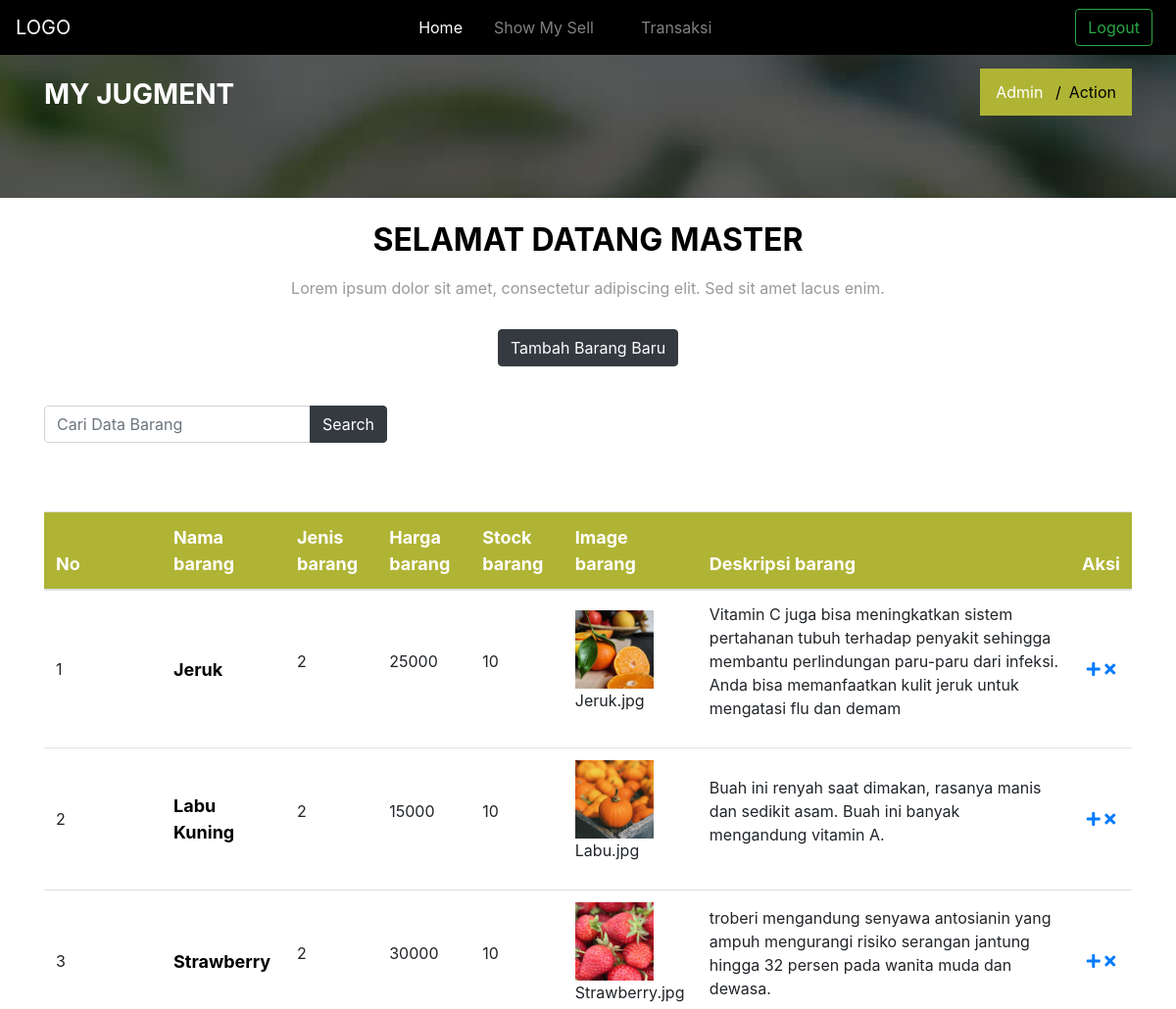
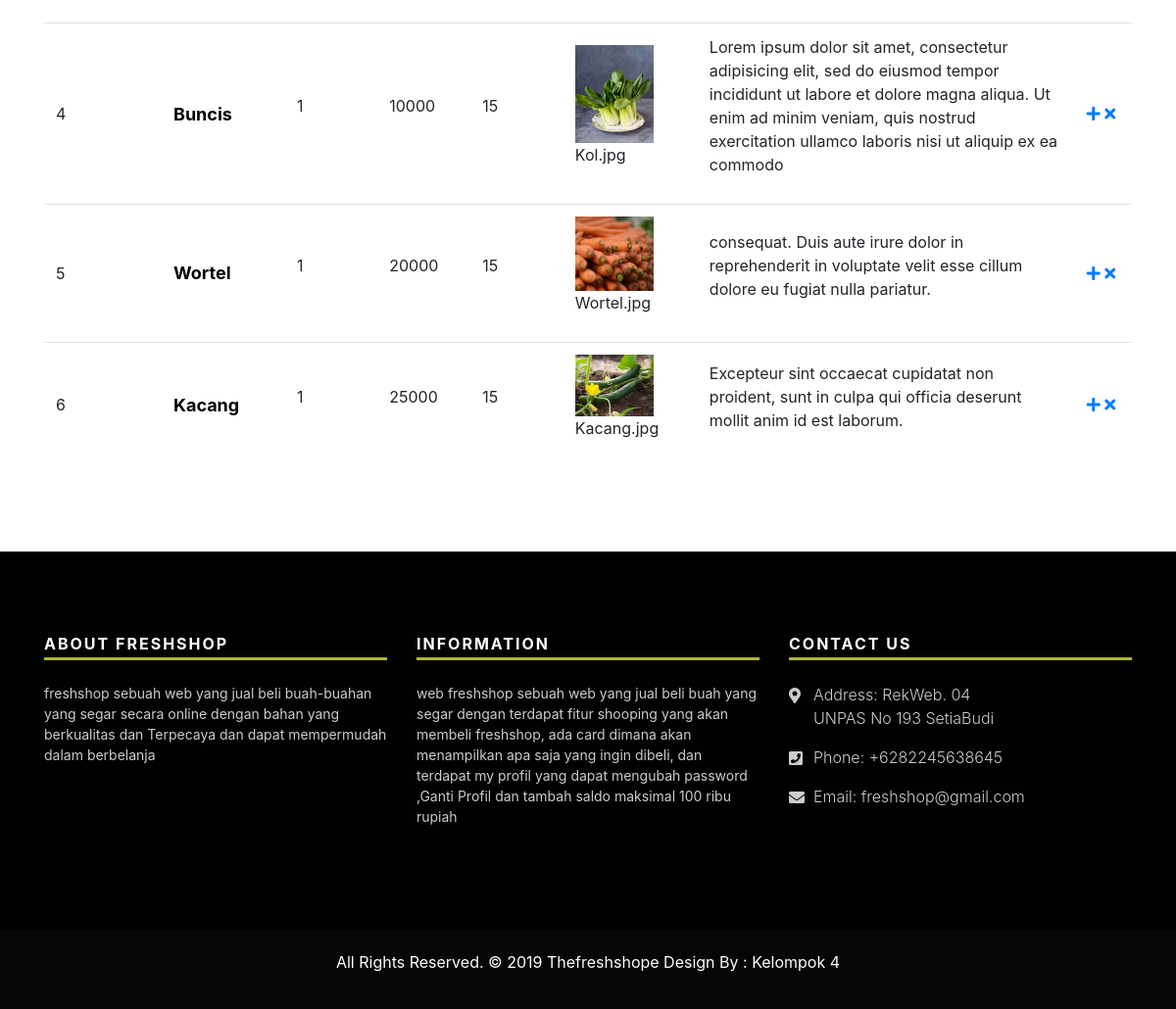
Screenshot of /index.php/admin with the database file from the repository (2 pictures, top to bottom).
### tables this page shows
CREATE TABLE `barang` (
  `id_barang` int(11) NOT NULL,
  `nama_barang` varchar(100) NOT NULL,
  `jenis_barang` varchar(128) NOT NULL,
  `harga_barang` varchar(100) NOT NULL,
  `stock_barang` int(11) NOT NULL,
  `image` varchar(100) NOT NULL,
  `deskripsi_barang` varchar(255) NOT NULL
);

### application/controllers/Admin.php (called while the page is built, shortened)
<?php
class Admin extends CI_Controller {
    public function __construct() {
        $this->load->model('Admin_model');
        $this->load->library('upload');
        $this->load->library('form_validation');
    }
    public function index() {
        $data['barang'] = $this->Admin_model->getAllBarang();
        $data['title'] = "Dashboard";
        $data['user'] = $this->db->get_where('user', ['email'=>
            $this->session->userdata('email')])->row_array();
        $this->load->view('templates/admin_header', $data);
        $this->load->view('admin/index', $data);
        $this->load->view('templates/ecommerce_footer');
    }
}

### index.php (called while the page is built, shortened)
<?php
require_once BASEPATH.'core/CodeIgniter.php';

### application/models/Admin_model.php (called while the page is built, shortened)
<?php
class Admin_model extends CI_model{
	public function getAllBarang(){
		return $this->db->get('barang')->result_array();
	}
}

### application/views/admin/index.php (the view, shortened to what this page needs)
   <div class="all-title-box">
       <div class="container">
           <div class="row">
               <div class="col-lg-12">
                   <h2>MY JUGMENT</h2>
                   <ul class="breadcrumb">
                       <li class="breadcrumb-item"><a href="">Admin</a></li>
                       <li class="breadcrumb-item active">Action</li>
                   </ul>
               </div>
           </div>
       </div>
   </div>
       <div class="container">
           <div class="row">
               <div class="col-lg-12">
                   <div class="title-all text-center">
                       <br>
                       <h1>SELAMAT DATANG MASTER</h1>
                       <p>Lorem ipsum dolor sit amet, consectetur adipiscing elit. Sed sit amet lacus enim.</p>
                   </div>
               </div>
           </div>
           <div class="row">
               <div class="col-lg-12">
                   <div class="special-menu text-center">
                           <a class="btn btn-dark" href="<?= base_url('admin/tambah')?>">Tambah Barang Baru</a>
                   </div>
               </div>
           </div>
           <div class="row">
       <div class="col-md-4" >
           <form action="" method="post">
               <div class="input-group mb-0 ">
                 <input type="text" class="form-control" placeholder="Cari Data Barang" name="keyword">
                 <div class="input-group-append">
                 <button class="btn btn-dark" type="submit">Search</button>
                 </div>
               </div>
           </form>
       </div>
</div>
   </div>
   <div class="cart-box-main">
       <div class="container">
           <div class="row">
               <div class="col-lg-12">
                   <div class="table-main">
                       <table class="table">
                           <thead>
                               <tr>
                                   <th>No</th>
                                   <th>Nama barang</th>
                                   <th>Jenis barang</th>
                                   <th>Harga barang</th>
                                   <th>Stock barang</th>
                                   <th>Image barang</th>
                                   <th>Deskripsi barang</th>
                                   <th>Aksi</th>
                               </tr>
                           </thead>
                           <tbody>
                               <?php $i=0; ?>
                               <?php foreach ($barang as $key) : ?>
                               <tr>
                                   <td class="thumbnail-img">
                                       <?= ++$i; ?>
                                   </td>
                                   <td class="name-pr">
                                       <a href="#"><?= $key['nama_barang'] ?></a>
                                   </td>
                                   <td class="price-pr">
                                       <p><?= $key['jenis_barang'] ?></p>
                                   </td>
                                        <td class="price-pr">
                                       <p><?= $key['harga_barang'] ?></p>
                                   </td>
                                    <td class="price-pr">
                                       <p><?= $key['stock_barang'] ?></p>
                                   </td>
                                    <td class="price-pr">
                                       <img width="80" src="<?= base_url('assets/')?>img/barang/<?= $key['image']?>">
                                       <p><?= $key['image'] ?></p>
                                   </td>
                                   <td class="total-pr">
                                       <p><?= $key['deskripsi_barang'] ?></p>
                                   </td>
                                   <td class="remove-pr">
                                   <a href="<?= base_url('admin/edit')?>/<?=$key['id_barang']?>"><i class="fas fa-plus"></i></a>
                                   <a href="<?= base_url('admin/hapus')?>/<?=$key['id_barang']?>" class="tombol-hapus"><i class="fas fa-times "></i></a>
                                   </td>
                               </tr>
                           <?php endforeach; ?>
                           </tbody>
                       </table>
                   </div>
               </div>
           </div>
       </div>
   </div>

### application/views/templates/admin_header.php (shortened to what this page needs)
<!DOCTYPE html>
<html lang="en">
<head>
    <link href="<?= base_url('assets/')?>vendor/fontawesome-free/css/all.min.css" rel="stylesheet" type="text/css">
    <link href="<?= base_url('assets/')?>css/style.css" rel="stylesheet">
    <link href="<?= base_url('assets/')?>css/bootstrap.css" rel="stylesheet">
</head>
<nav class="navbar navbar-expand-lg navbar-dark bg-dark fixed-top" >
  <a class="navbar-brand" href="">LOGO</a>
  <div class="collapse navbar-collapse" id="navbarSupportedContent">
    <ul class="navbar-nav m-auto">
      <li class="nav-item active">
        <a class="nav-link mr-3 " href="<?= base_url('admin')?>">Home <span class="sr-only">(current)</span></a>
      </li>
      <li class="nav-item mr-3">
          <a class="nav-item nav-link mr-3" href="<?= base_url('admin/show')?>">Show My Sell</a>
      </li>
      <li class="nav-item mr-3">
          <a class="nav-item nav-link mr-3" href="<?= base_url('admin/transaksi')?>">Transaksi</a>
      </li>
    </ul>
    <form class="form-inline my-2 my-lg-0">
      <a href="<?= base_url('auth/logout')?>" class="btn btn-outline-success mr-sm-2" type="submit">Logout</a>
    </form>
  </div>
</nav>

### application/views/templates/ecommerce_footer.php (shortened to what this page needs)
</body>
</html>
<footer>
    <div class="footer-main">
        <div class="container">
            <div class="row">
                <div class="col-lg-4 col-md-12 col-sm-12">
                    <div class="footer-widget">
                        <h4>About Freshshop</h4>
                        <p>freshshop sebuah web yang jual beli buah-buahan yang segar secara online dengan bahan yang berkualitas dan Terpecaya dan dapat mempermudah dalam berbelanja</p>
                    </div>
                </div>
                <div class="col-lg-4 col-md-12 col-sm-12">
                    <div class="footer-link">
                        <h4>Information</h4>
                        <div class="footer-widget">
                            <p> web freshshop sebuah web yang jual beli buah yang segar dengan terdapat fitur shooping yang akan membeli freshshop, ada card dimana akan menampilkan apa saja yang ingin dibeli, dan terdapat my profil yang dapat mengubah password ,Ganti Profil dan tambah saldo maksimal 100 ribu rupiah </p>
                        </div>
                    </div>
                </div>
                <div class="col-lg-4 col-md-12 col-sm-12">
                    <div class="footer-link-contact">
                        <h4>Contact Us</h4>
                        <ul>
                            <li>
                                <p><i class="fas fa-map-marker-alt"></i>Address: RekWeb. 04 <br>UNPAS No 193 SetiaBudi </p>
                            </li>
                            <li>
                                <p><i class="fas fa-phone-square"></i>Phone: <a href="tel:+6282245638645">+6282245638645</a></p>
                            </li>
                            <li>
                                <p><i class="fas fa-envelope"></i>Email: <a href="mailto:contactinfo@gmail.com">freshshop@gmail.com</a></p>
                            </li>
                        </ul>
                    </div>
                </div>
            </div>
        </div>
    </div>
</footer>
<div class="footer-copyright">
    <p class="footer-company">All Rights Reserved. &copy; 2019 <a href="#">Thefreshshope</a> Design By :
        <a href="https://html.design/">Kelompok 4</a></p>
</div>

### assets/css/style.css (style rules this page uses)
a { color: #1f1f1f; text-decoration: none !important; outline: none !important; -webkit-transition: all .3s ease-in-out; -moz-transition: all .3s ease-in-out; -ms-transition: all .3s ease-in-out; -o-transition: all .3s ease-in-out; transition: all .3s ease-in-out; }
h1, h2, h3, h4, h5, h6 { letter-spacing: 0; font-weight: normal; position: relative; padding: 0 0 10px 0; font-weight: normal; line-height: 120% !important; color: #1f1f1f; margin: 0 }
h1 { font-size: 24px }
h2 { font-size: 22px }
h4 { font-size: 16px }
a { color: #1f1f1f; text-decoration: none; outline: none; }
a, .btn { text-decoration: none !important; outline: none !important; -webkit-transition: all .3s ease-in-out; -moz-transition: all .3s ease-in-out; -ms-transition: all .3s ease-in-out; -o-transition: all .3s ease-in-out; transition: all .3s ease-in-out; }
ul, li, ol { list-style: none; margin: 0px; padding: 0px; }
p { margin: 0px; }
@media (min-width: 1024px) { nav.navbar .navbar-brand { margin-top: 0; } }
.title-all { margin-bottom: 30px; }
.title-all h1 { font-size: 32px; font-weight: 700; color: #000000; }
.title-all p { color: #999999; font-size: 16px; }
.special-menu { margin-bottom: 40px; }
.footer-main { padding: 70px 0px; background: #010101; }
.footer-widget, .footer-link, .footer-link-contact { margin-top: 15px; }
.footer-widget h4 { color: #ffffff; font-size: 16px; text-transform: uppercase; letter-spacing: 2px; margin-bottom: 20px; position: relative; font-weight: 700; }
.footer-widget h4::before { border-bottom: 3px solid #b0b435; content: ""; height: 3px; width: 100%; position: absolute; bottom: 3px; left: 0px; }
.footer-widget p { color: #cccccc; font-weight: 400; font-size: 14px; padding-bottom: 20px; }
.footer-link h4 { color: #ffffff; font-size: 16px; text-transform: uppercase; letter-spacing: 2px; margin-bottom: 20px; position: relative; font-weight: 700; }
.footer-link h4::before { border-bottom: 3px solid #b0b435; content: ""; height: 3px; width: 100%; position: absolute; bottom: 3px; left: 0px; }
.footer-link-contact h4 { color: #ffffff; font-size: 16px; text-transform: uppercase; letter-spacing: 2px; margin-bottom: 20px; position: relative; font-weight: 700; }
.footer-link-contact h4::before { border-bottom: 3px solid #b0b435; content: ""; height: 3px; width: 100%; position: absolute; bottom: 3px; left: 0px; }
.footer-link-contact ul li { margin-bottom: 12px; }
.footer-link-contact ul li i { position: absolute; left: 0; top: 5px; padding-right: 6px; }
.footer-link-contact ul li p { padding-left: 25px; color: #cccccc; position: relative; }
.footer-link-contact ul li p { font-size: 16px; color: #cccccc; font-weight: 300; padding-right: 16px; line-height: 24px; }
.footer-link-contact ul li p a { color: #cccccc; }
.footer-copyright { background: #060606; padding: 20px 0px; position: relative; }
.footer-copyright p { text-align: center; color: #ffffff; font-size: 16px; }
.footer-copyright p a { color: #ffffff; }
.all-title-box { background: url("../img/banner-02.jpg") no-repeat center center; -webkit-background-size: cover; -moz-background-size: cover; -ms-background-size: cover; -o-background-size: cover; background-size: cover; text-align: center; background-attachment: fixed; padding: 70px 0px; position: relative; }
.all-title-box::before { background: rgba(0,0,0,0.6); content: ""; position: absolute; z-index: 0; width: 100%; height: 100%; left: 0px; top: 0px; }
.all-title-box h2 { font-size: 28px; font-weight: 700; color: #ffffff; float: left; padding: 10px 0px; }
.all-title-box .breadcrumb { background: #b0b435; margin: 0px; display: inline-block; border-radius: 0px; float: right; }
.all-title-box .breadcrumb li { display: inline-block; color: #000000; font-size: 16px; }
.all-title-box .breadcrumb li a { color: #ffffff; font-size: 16px; }
.all-title-box .breadcrumb-item + .breadcrumb-item::before { color: #000000; }
.cart-box-main { padding: 70px 0px; }
.table-main table thead { background: #b0b435; color: #ffffff; }
.table-main .table thead th { font-size: 18px; }
.table-main table td.thumbnail-img { width: 120px; }
.table-main table td { vertical-align: middle; font-size: 16px; }
.name-pr a { font-weight: 700; font-size: 18px; color: #000000; }
.remove-pr { text-align: center; }

### rows the page displays
barang: nama_barang "Jeruk", jenis_barang "2", harga_barang "25000", stock_barang "10", image (picture), image "Jeruk.jpg", deskripsi_barang "Vitamin C juga bisa meningkatkan sistem pertahanan tubuh terhadap penyakit sehingga membantu perlindungan paru-paru dari infeksi. Anda bisa memanfaatkan kulit jeruk untuk mengatasi flu dan demam"
barang: nama_barang "Labu Kuning", jenis_barang "2", harga_barang "15000", stock_barang "10", image (picture), image "Labu.jpg", deskripsi_barang "Buah ini renyah saat dimakan, rasanya manis dan sedikit asam. Buah ini banyak mengandung vitamin A."
barang: nama_barang "Strawberry", jenis_barang "2", harga_barang "30000", stock_barang "10", image (picture), image "Strawberry.jpg", deskripsi_barang "troberi mengandung senyawa antosianin yang ampuh mengurangi risiko serangan jantung hingga 32 persen pada wanita muda dan dewasa."
barang: nama_barang "Buncis", jenis_barang "1", harga_barang "10000", stock_barang "15", image (picture), image "Kol.jpg", deskripsi_barang "Lorem ipsum dolor sit amet, consectetur adipisicing elit, sed do eiusmod tempor incididunt ut labore et dolore magna aliqua. Ut enim ad minim veniam, quis nostrud exercitation ullamco laboris nisi ut aliquip ex ea commodo"
barang: nama_barang "Wortel", jenis_barang "1", harga_barang "20000", stock_barang "15", image (picture), image "Wortel.jpg", deskripsi_barang "consequat. Duis aute irure dolor in reprehenderit in voluptate velit esse cillum dolore eu fugiat nulla pariatur."
barang: nama_barang "Kacang", jenis_barang "1", harga_barang "25000", stock_barang "15", image (picture), image "Kacang.jpg", deskripsi_barang "Excepteur sint occaecat cupidatat non proident, sunt in culpa qui officia deserunt mollit anim id est laborum."
